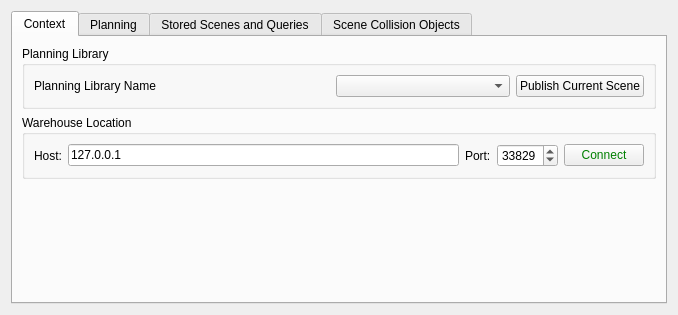
<?xml version="1.0" encoding="UTF-8"?>
<ui version="4.0">
 <class>MotionPlanningFrame</class>
 <widget class="QWidget" name="MotionPlanningFrame">
  <property name="geometry">
   <rect>
    <x>0</x>
    <y>0</y>
    <width>678</width>
    <height>315</height>
   </rect>
  </property>
  <property name="windowTitle">
   <string>MoveIt! Planning Frame</string>
  </property>
  <layout class="QVBoxLayout" name="verticalLayout_5">
   <item>
    <widget class="QTabWidget" name="tabWidget">
     <property name="sizePolicy">
      <sizepolicy hsizetype="Expanding" vsizetype="Expanding">
       <horstretch>0</horstretch>
       <verstretch>0</verstretch>
      </sizepolicy>
     </property>
     <property name="autoFillBackground">
      <bool>false</bool>
     </property>
     <property name="currentIndex">
      <number>0</number>
     </property>
     <widget class="QWidget" name="context">
      <attribute name="title">
       <string>Context</string>
      </attribute>
      <layout class="QVBoxLayout" name="verticalLayout_3">
       <item>
        <widget class="QGroupBox" name="groupBox1">
         <property name="title">
          <string>Planning Library</string>
         </property>
         <layout class="QHBoxLayout" name="horizontalLayout_8">
          <item>
           <widget class="QLabel" name="library_label">
            <property name="text">
             <string>Planning Library Name</string>
            </property>
           </widget>
          </item>
          <item>
           <spacer name="horizontalSpacer">
            <property name="orientation">
             <enum>Qt::Horizontal</enum>
            </property>
            <property name="sizeHint" stdset="0">
             <size>
              <width>40</width>
              <height>20</height>
             </size>
            </property>
           </spacer>
          </item>
          <item>
           <widget class="QComboBox" name="planning_algorithm_combo_box">
            <property name="sizePolicy">
             <sizepolicy hsizetype="MinimumExpanding" vsizetype="Fixed">
              <horstretch>0</horstretch>
              <verstretch>0</verstretch>
             </sizepolicy>
            </property>
           </widget>
          </item>
          <item>
           <widget class="QPushButton" name="publish_current_scene_button">
            <property name="text">
             <string>Publish Current Scene</string>
            </property>
           </widget>
          </item>
         </layout>
        </widget>
       </item>
       <item>
        <widget class="QGroupBox" name="groupBox0">
         <property name="title">
          <string>Warehouse Location</string>
         </property>
         <layout class="QHBoxLayout" name="horizontalLayout">
          <item>
           <widget class="QLabel" name="label_2">
            <property name="text">
             <string>Host:</string>
            </property>
           </widget>
          </item>
          <item>
           <widget class="QLineEdit" name="database_host">
            <property name="text">
             <string>127.0.0.1</string>
            </property>
           </widget>
          </item>
          <item>
           <widget class="QLabel" name="label_3">
            <property name="text">
             <string>Port:</string>
            </property>
           </widget>
          </item>
          <item>
           <widget class="QSpinBox" name="database_port">
            <property name="maximum">
             <number>65535</number>
            </property>
            <property name="value">
             <number>33829</number>
            </property>
           </widget>
          </item>
          <item>
           <widget class="QPushButton" name="database_connect_button">
            <property name="styleSheet">
             <string notr="true">color:green</string>
            </property>
            <property name="text">
             <string>Connect</string>
            </property>
            <property name="checkable">
             <bool>false</bool>
            </property>
            <property name="checked">
             <bool>false</bool>
            </property>
            <property name="default">
             <bool>false</bool>
            </property>
            <property name="flat">
             <bool>false</bool>
            </property>
           </widget>
          </item>
         </layout>
        </widget>
       </item>
       <item>
        <spacer name="verticalSpacer_5">
         <property name="orientation">
          <enum>Qt::Vertical</enum>
         </property>
         <property name="sizeHint" stdset="0">
          <size>
           <width>20</width>
           <height>40</height>
          </size>
         </property>
        </spacer>
       </item>
      </layout>
     </widget>
     <widget class="QWidget" name="tab_2">
      <attribute name="title">
       <string>Planning</string>
      </attribute>
      <layout class="QHBoxLayout" name="horizontalLayout_7">
       <item>
        <widget class="QGroupBox" name="groupBox_11">
         <property name="title">
          <string>Query</string>
         </property>
         <layout class="QVBoxLayout" name="verticalLayout_4">
          <item>
           <widget class="QPushButton" name="set_random_states_button">
            <property name="text">
             <string>Set Random Query</string>
            </property>
           </widget>
          </item>
          <item>
           <widget class="QPushButton" name="set_start_to_current_button">
            <property name="text">
             <string>Set Start To Current</string>
            </property>
           </widget>
          </item>
          <item>
           <widget class="QPushButton" name="set_goal_to_current_button">
            <property name="text">
             <string>Set Goal To Current</string>
            </property>
           </widget>
          </item>
          <item>
           <spacer name="verticalSpacer">
            <property name="orientation">
             <enum>Qt::Vertical</enum>
            </property>
            <property name="sizeHint" stdset="0">
             <size>
              <width>20</width>
              <height>40</height>
             </size>
            </property>
           </spacer>
          </item>
         </layout>
        </widget>
       </item>
       <item>
        <widget class="QGroupBox" name="groupBox_9">
         <property name="title">
          <string>Commands</string>
         </property>
         <layout class="QVBoxLayout" name="verticalLayout_9">
          <item>
           <widget class="QPushButton" name="plan_button">
            <property name="text">
             <string>Plan</string>
            </property>
           </widget>
          </item>
          <item>
           <widget class="QPushButton" name="execute_button">
            <property name="enabled">
             <bool>false</bool>
            </property>
            <property name="text">
             <string>Execute</string>
            </property>
           </widget>
          </item>
          <item>
           <widget class="QPushButton" name="plan_and_execute_button">
            <property name="text">
             <string>Plan and Execute</string>
            </property>
           </widget>
          </item>
          <item>
           <spacer name="verticalSpacer_3">
            <property name="orientation">
             <enum>Qt::Vertical</enum>
            </property>
            <property name="sizeHint" stdset="0">
             <size>
              <width>20</width>
              <height>40</height>
             </size>
            </property>
           </spacer>
          </item>
         </layout>
        </widget>
       </item>
       <item>
        <widget class="QGroupBox" name="groupBox_10">
         <property name="title">
          <string>Options</string>
         </property>
         <layout class="QVBoxLayout" name="verticalLayout_10">
          <item>
           <widget class="QCheckBox" name="allow_replanning">
            <property name="text">
             <string>Allow Replanning</string>
            </property>
            <property name="checked">
             <bool>false</bool>
            </property>
           </widget>
          </item>
          <item>
           <widget class="QCheckBox" name="allow_looking">
            <property name="text">
             <string>Allow Sensor Positioning</string>
            </property>
            <property name="checked">
             <bool>false</bool>
            </property>
           </widget>
          </item>
          <item>
           <widget class="QLabel" name="label_5">
            <property name="text">
             <string>Path Constraints:</string>
            </property>
           </widget>
          </item>
          <item>
           <widget class="QComboBox" name="path_constraints_combo_box"/>
          </item>
          <item>
           <widget class="QLabel" name="label_6">
            <property name="text">
             <string>Goal Tolerance:</string>
            </property>
           </widget>
          </item>
          <item>
           <widget class="QDoubleSpinBox" name="goal_tolerance"/>
          </item>
          <item>
           <spacer name="verticalSpacer_2">
            <property name="orientation">
             <enum>Qt::Vertical</enum>
            </property>
            <property name="sizeHint" stdset="0">
             <size>
              <width>20</width>
              <height>40</height>
             </size>
            </property>
           </spacer>
          </item>
         </layout>
        </widget>
       </item>
      </layout>
     </widget>
     <widget class="QWidget" name="stored_plans">
      <attribute name="title">
       <string>Stored Scenes and Queries</string>
      </attribute>
      <layout class="QGridLayout" name="gridLayout_3">
       <item row="1" column="0">
        <layout class="QVBoxLayout" name="verticalLayout">
         <item>
          <widget class="QGroupBox" name="groupBox_3">
           <property name="title">
            <string>Planning Scenes and Queries</string>
           </property>
           <layout class="QVBoxLayout" name="verticalLayout_7">
            <item>
             <widget class="QTreeWidget" name="planning_scene_tree">
              <property name="cursor" stdset="0">
               <cursorShape>PointingHandCursor</cursorShape>
              </property>
              <property name="headerHidden">
               <bool>true</bool>
              </property>
              <property name="columnCount">
               <number>1</number>
              </property>
              <column>
               <property name="text">
                <string>1</string>
               </property>
              </column>
             </widget>
            </item>
           </layout>
          </widget>
         </item>
        </layout>
       </item>
       <item row="1" column="1">
        <layout class="QVBoxLayout" name="verticalLayout_2">
         <item>
          <widget class="QGroupBox" name="groupBox">
           <property name="title">
            <string>Saved Scenes</string>
           </property>
           <layout class="QGridLayout" name="gridLayout_5">
            <item row="0" column="0">
             <widget class="QPushButton" name="load_scene_button">
              <property name="enabled">
               <bool>false</bool>
              </property>
              <property name="text">
               <string>Load Scene</string>
              </property>
             </widget>
            </item>
            <item row="0" column="1">
             <widget class="QPushButton" name="load_query_button">
              <property name="enabled">
               <bool>false</bool>
              </property>
              <property name="text">
               <string>Load Query</string>
              </property>
             </widget>
            </item>
            <item row="1" column="0">
             <widget class="QPushButton" name="delete_scene_button">
              <property name="enabled">
               <bool>false</bool>
              </property>
              <property name="text">
               <string>Delete Scene</string>
              </property>
             </widget>
            </item>
            <item row="1" column="1">
             <widget class="QPushButton" name="delete_query_button">
              <property name="enabled">
               <bool>false</bool>
              </property>
              <property name="text">
               <string>Delete Query</string>
              </property>
             </widget>
            </item>
           </layout>
          </widget>
         </item>
         <item>
          <widget class="QGroupBox" name="groupBox_2">
           <property name="title">
            <string>Current Scenes</string>
           </property>
           <layout class="QHBoxLayout" name="horizontalLayout_2">
            <item>
             <widget class="QPushButton" name="save_query_button">
              <property name="enabled">
               <bool>false</bool>
              </property>
              <property name="text">
               <string>Save Query</string>
              </property>
             </widget>
            </item>
            <item>
             <widget class="QPushButton" name="save_scene_button">
              <property name="enabled">
               <bool>false</bool>
              </property>
              <property name="text">
               <string>Save Scene</string>
              </property>
             </widget>
            </item>
           </layout>
          </widget>
         </item>
        </layout>
       </item>
      </layout>
     </widget>
     <widget class="QWidget" name="tab">
      <attribute name="title">
       <string>Scene Collision Objects</string>
      </attribute>
      <layout class="QHBoxLayout" name="horizontalLayout_4">
       <item>
        <widget class="QGroupBox" name="groupBox_8">
         <property name="title">
          <string>Scene Collision Objects</string>
         </property>
         <layout class="QVBoxLayout" name="verticalLayout_8">
          <item>
           <widget class="QListWidget" name="collision_objects_list">
            <property name="editTriggers">
             <set>QAbstractItemView::DoubleClicked|QAbstractItemView::EditKeyPressed</set>
            </property>
           </widget>
          </item>
          <item>
           <widget class="QPushButton" name="import_scene_button">
            <property name="text">
             <string>Import Object</string>
            </property>
           </widget>
          </item>
          <item>
           <widget class="QPushButton" name="remove_object_button">
            <property name="text">
             <string>Remove Object</string>
            </property>
           </widget>
          </item>
          <item>
           <widget class="QPushButton" name="clear_scene_button">
            <property name="text">
             <string>Clear Objects</string>
            </property>
           </widget>
          </item>
         </layout>
        </widget>
       </item>
       <item>
        <widget class="QGroupBox" name="groupBox_4">
         <property name="title">
          <string>Manage Pose and Scale</string>
         </property>
         <layout class="QVBoxLayout" name="verticalLayout_6">
          <item>
           <widget class="QGroupBox" name="groupBox_5">
            <property name="title">
             <string/>
            </property>
            <layout class="QHBoxLayout" name="horizontalLayout_5">
             <item>
              <widget class="QLabel" name="label_4">
               <property name="text">
                <string>Position (XYZ):       </string>
               </property>
              </widget>
             </item>
             <item>
              <widget class="QDoubleSpinBox" name="object_x">
               <property name="minimum">
                <double>-1000.000000000000000</double>
               </property>
               <property name="maximum">
                <double>1000.000000000000000</double>
               </property>
              </widget>
             </item>
             <item>
              <widget class="QDoubleSpinBox" name="object_y">
               <property name="minimum">
                <double>-1000.000000000000000</double>
               </property>
               <property name="maximum">
                <double>1000.000000000000000</double>
               </property>
              </widget>
             </item>
             <item>
              <widget class="QDoubleSpinBox" name="object_z">
               <property name="minimum">
                <double>-1000.000000000000000</double>
               </property>
               <property name="maximum">
                <double>1000.000000000000000</double>
               </property>
              </widget>
             </item>
            </layout>
           </widget>
          </item>
          <item>
           <widget class="QGroupBox" name="groupBox_6">
            <property name="title">
             <string/>
            </property>
            <layout class="QHBoxLayout" name="horizontalLayout_6">
             <item>
              <widget class="QLabel" name="label_13">
               <property name="text">
                <string>Orientation (RPY):</string>
               </property>
              </widget>
             </item>
             <item>
              <widget class="QDoubleSpinBox" name="object_rx">
               <property name="minimum">
                <double>-3.140000000000000</double>
               </property>
               <property name="maximum">
                <double>3.140000000000000</double>
               </property>
               <property name="singleStep">
                <double>0.200000000000000</double>
               </property>
              </widget>
             </item>
             <item>
              <widget class="QDoubleSpinBox" name="object_ry">
               <property name="minimum">
                <double>-3.140000000000000</double>
               </property>
               <property name="maximum">
                <double>3.140000000000000</double>
               </property>
               <property name="singleStep">
                <double>0.200000000000000</double>
               </property>
              </widget>
             </item>
             <item>
              <widget class="QDoubleSpinBox" name="object_rz">
               <property name="minimum">
                <double>-3.140000000000000</double>
               </property>
               <property name="maximum">
                <double>3.140000000000000</double>
               </property>
               <property name="singleStep">
                <double>0.200000000000000</double>
               </property>
              </widget>
             </item>
            </layout>
           </widget>
          </item>
          <item>
           <widget class="QGroupBox" name="groupBox_7">
            <property name="title">
             <string/>
            </property>
            <layout class="QHBoxLayout" name="horizontalLayout_3">
             <item>
              <widget class="QLabel" name="label">
               <property name="text">
                <string>Scale:</string>
               </property>
              </widget>
             </item>
             <item>
              <widget class="QLabel" name="label_17">
               <property name="text">
                <string>0%</string>
               </property>
              </widget>
             </item>
             <item>
              <widget class="QSlider" name="scene_scale">
               <property name="minimumSize">
                <size>
                 <width>160</width>
                 <height>0</height>
                </size>
               </property>
               <property name="maximum">
                <number>200</number>
               </property>
               <property name="value">
                <number>100</number>
               </property>
               <property name="sliderPosition">
                <number>100</number>
               </property>
               <property name="orientation">
                <enum>Qt::Horizontal</enum>
               </property>
               <property name="invertedAppearance">
                <bool>false</bool>
               </property>
               <property name="tickPosition">
                <enum>QSlider::NoTicks</enum>
               </property>
               <property name="tickInterval">
                <number>0</number>
               </property>
              </widget>
             </item>
             <item>
              <widget class="QLabel" name="label_18">
               <property name="text">
                <string>200%</string>
               </property>
              </widget>
             </item>
            </layout>
           </widget>
          </item>
          <item>
           <spacer name="verticalSpacer_4">
            <property name="orientation">
             <enum>Qt::Vertical</enum>
            </property>
            <property name="sizeHint" stdset="0">
             <size>
              <width>20</width>
              <height>40</height>
             </size>
            </property>
           </spacer>
          </item>
         </layout>
        </widget>
       </item>
      </layout>
     </widget>
    </widget>
   </item>
  </layout>
 </widget>
 <resources/>
 <connections/>
</ui>
